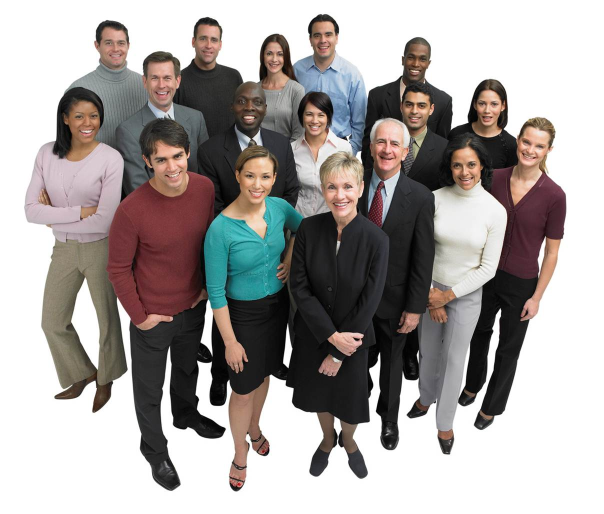
#> input picture people.jpg, 1208 x 1028 px (shown at 1/2 size); its folder holds only this picture in this run
$ python -i img_operation.py   (imports and definitions only)   (older library calls are emulated)
#> lines starting #> are read from the running program, lines starting #| are printed output that depends on the picture; after the words box and inside, x2 and y2 are one past the last pixel; in counts of white or black regions, pixels touching at a corner belong together
### os_operation.py
#coding=utf-8
import os
from threading import Thread
from time import sleep,ctime

# [14 lines left out: function regular_name, not called in this run]
def get_name(path:str='forget.txt')->str:
    a=os.path.basename(path)
    b=os.path.splitext(path)[1]
    return a[:len(a)-len(b)]
# [76 lines left out: functions copy_function, traverse, make_packs, work, multi_work, not called in this run]


### img_operation.py
import cv2
import os
import moviepy
from moviepy.editor import VideoFileClip
import numpy as np
import os_operation as oso
from threading import Thread
from time import sleep,ctime
import random
import matplotlib.pyplot as plt
import math
import sys

#yuv_range:
#red:152-255,v
#blue:145-255,u


# [307 lines left out: functions target_find, pre_process, find_big_rec_plus, find_big_rec, draw_big_rec, pick_up_roi and 4 more, not called in this run]

###################################################################
def gray_guss(image):
    image = cv2.GaussianBlur(image, (3, 3), 0)
    gray_image = cv2.cvtColor(image, cv2.COLOR_RGB2GRAY)
    return gray_image

# [10 lines left out: function get_edgebin2, not called in this run]

def get_edgebin1(ori_img:np.ndarray)->np.ndarray:
    '''by sobel'''
    img_copy=ori_img.copy()
    img_gray=gray_guss(img_copy)
    sobel_x=cv2.Sobel(img_gray,cv2.CV_16S,1,0,ksize=3)
    sobel_y=cv2.Sobel(img_gray,cv2.CV_16S,0,1,ksize=3)
    sobel_x=cv2.convertScaleAbs(sobel_x)
    sobel_y=cv2.convertScaleAbs(sobel_y)
    img_sobel=cv2.addWeighted(sobel_x,0.5,sobel_y,0.5,0)
    img_sobel=cv2.GaussianBlur(img_sobel,(3,3),1)
    ret,img_thresh=cv2.threshold(img_sobel,0,255,cv2.THRESH_OTSU)
    img_thresh=cv2.medianBlur(img_thresh,5)
    ker_rec=cv2.getStructuringElement(cv2.MORPH_RECT,(10,10))
    img_close=cv2.morphologyEx(img_thresh,cv2.MORPH_CLOSE,ker_rec,iterations=1)

    img_edge_bin=cv2.medianBlur(img_close,5)
    return img_edge_bin
################################################################3
# [5 lines left out: function make_edge, not called in this run]

def show_duration(abs_path):
    vd=VideoFileClip(abs_path)
    print(f'{abs_path} duration={vd.duration}')

# [109 lines left out: functions cut_video, draw_cont, make_cont, getframe_info, readframe, readframe_pro, not called in this run]


def find_inorder(points_list:list)->list:
    for i in range(3):
        if points_list[i][0]>points_list[i+1][0]:
            points_list[i],points_list[i+1]=points_list[i+1],points_list[i]
    if points_list[0][1]<points_list[1][1]:
        points_list[0],points_list[1]=points_list[1],points_list[0]
    if points_list[2][1]<points_list[3][1]:
        points_list[2],points_list[3]=points_list[3],points_list[2]
    points_list[1],points_list[2]=points_list[2],points_list[1]
    return points_list


#1000,max3,max2 is best up to now
def make_findcont_transform(abs_path:str,out_path:str,fmt:str='png',thr_area:int=1000):
#> called with abs_path = 'people.jpg', out_path = 'out.png', fmt = 'png', thr_area = 1000
    p_list = []
    dst_point = (1000, 1000)
    img=cv2.imread(abs_path)
#> img is the input picture: shape (1028, 1208, 3); mean B, G, R 160.1, 162.1, 167.2
    img_size_yx=(img.shape[0],img.shape[1])
#> img_size_yx = (1028, 1208)
    img2=img.copy()
    ori_name=oso.get_name(abs_path)
    edge_bin=get_edgebin1(img)
#> in gray_guss, `gray_image = cv2.cvtColor(image, cv2.COLOR_RGB2GRAY)`:
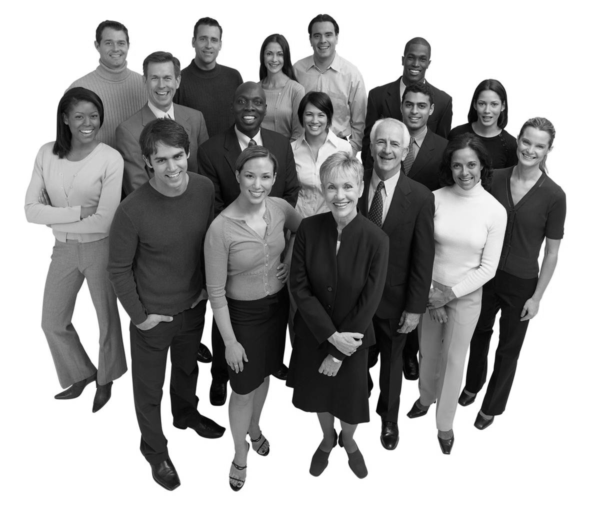
#> gray_image: shape (1028, 1208) (shown at 1/2 size); min 0, max 255, mean 162.1
#> in get_edgebin1, `sobel_y=cv2.Sobel(img_gray,cv2.CV_16S,0,1,ksize=3)`:
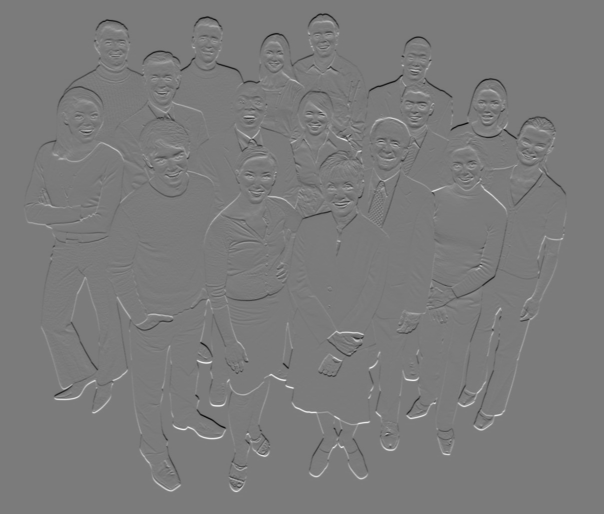
#> sobel_y: shape (1028, 1208) int16 (shown at 1/2 size); min -676, max 722, mean 0; drawn with min black and max white
#> in get_edgebin1, `img_sobel=cv2.addWeighted(sobel_x,0.5,sobel_y,0.5,0)`:
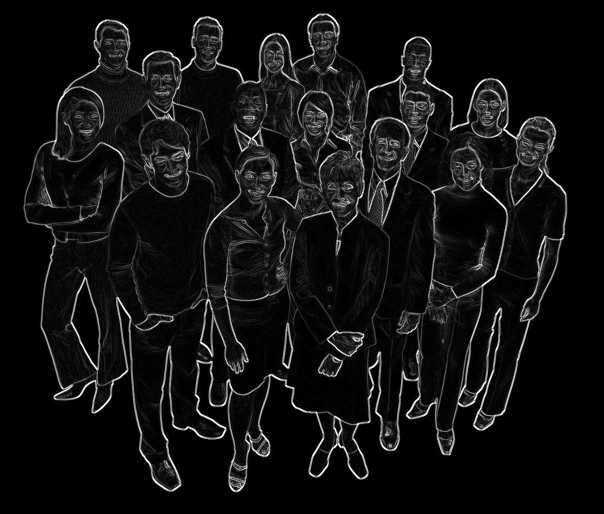
#> img_sobel: shape (1028, 1208) (shown at 1/2 size); min 0, max 255, mean 17.1
#> in get_edgebin1, `ret,img_thresh=cv2.threshold(img_sobel,0,255,cv2.THRESH_OTSU)`:
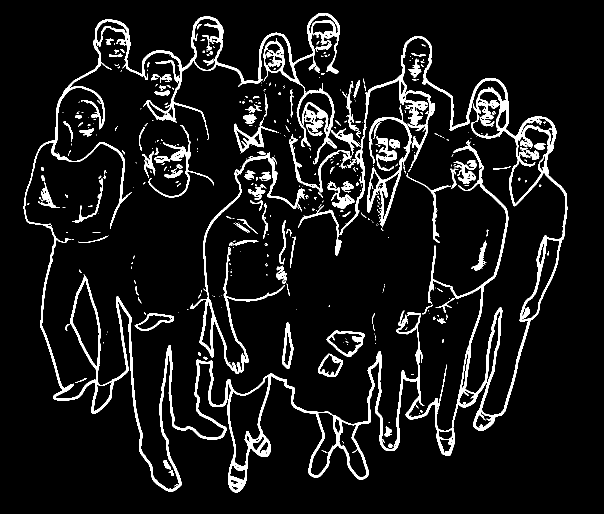
#> img_thresh: shape (1028, 1208) (shown at 1/2 size); 8.3% white; 431 white regions (301 under 20 px), largest, box (x1, y1, x2, y2) and area: (47, 26, 1135, 985) 68801, (380, 304, 610, 748) 5899, (297, 280, 428, 395) 1630
#> in get_edgebin1, `ret,img_thresh=cv2.threshold(img_sobel,0,255,cv2.THRESH_OTSU)`: ret = 62
#> in get_edgebin1, `img_thresh=cv2.medianBlur(img_thresh,5)`: img_thresh: shape (1028, 1208); 7.9% white; 223 white regions (88 under 20 px), largest, box (x1, y1, x2, y2) and area: (81, 72, 1135, 985) 47183, (77, 26, 680, 323) 11158, (399, 548, 567, 748) 3169
#> in get_edgebin1, `img_close=cv2.morphologyEx(img_thresh,cv2.MORPH_CLOSE,ker_rec,iteratio..`: img_close: shape (1028, 1208); 10.5% white; 62 white regions (29 under 20 px), largest, box (x1, y1, x2, y2) and area: (48, 73, 1136, 986) 96249, (78, 27, 681, 324) 20320, (286, 287, 382, 396) 3171
#> in get_edgebin1, `img_edge_bin=cv2.medianBlur(img_close,5)`:
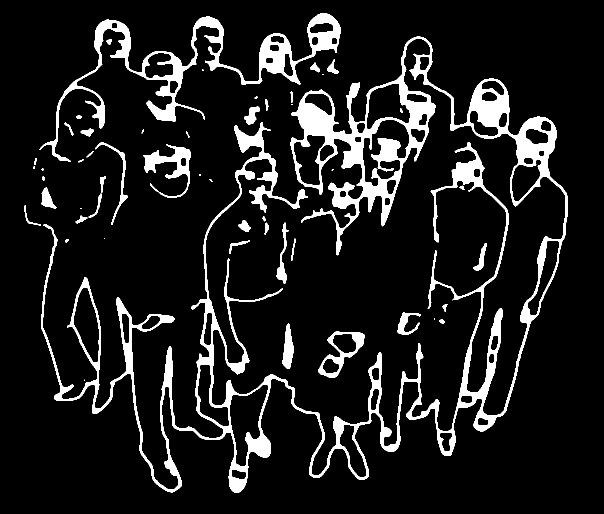
#> img_edge_bin: shape (1028, 1208) (shown at 1/2 size); 10.4% white; 52 white regions (12 under 20 px)
    rec_points=[]
    conts,arrs=cv2.findContours(edge_bin,cv2.RETR_TREE,cv2.CHAIN_APPROX_NONE)
#> conts = 105 contours, 16 with area under 20; largest, box (x1, y1, x2, y2) and area: (82, 73, 1136, 986) 139895, (79, 27, 681, 324) 23522, (459, 768, 537, 933) 6885, (725, 238, 820, 373) 6728, (732, 166, 821, 259) 4958; arrs = 105 rows, first 6: [1, -1, -1, -1], [4, 0, 2, -1], [3, -1, -1, 1], [-1, 2, -1, 1], [5, 1, -1, -1], [6, 4, -1, -1]
    for i in conts:
        area=cv2.contourArea(i)
        if area>thr_area:
            rec_points.append(getrec_info(i)[4])
#> this loop made 105 passes
#> area on passes 3, 6, 8, 9, 10, 11, 12, 13, 15, 16, 17, 18: 754.5, 55, 731.5, 62.5, 450, 178, 25.5, 82.5, 732.5, 87, 301, 30
#> (area, ret in getrec_info, bo in getrec_info, rec_area in getrec_info) on passes 2, 4, 5, 35, 53, 56: (4174, ((675.5, 700.9), (116.5, 61.92), -50.1), [[661, 765], [614, 725], [689, 636], [736, 676]], 7183), (1439, ((689, 686.5), (39, 48), -90), [[713, 706], [665, 706], [665, 667], [713, 667]], 1872), (1188.5, ((577.9, 692.3), (89.82, 19.89), -83.99), [[583, 737], [563, 735], [572, 646], [592, 648]], 1798), (3024.5, ((332.8, 341.9), (105.8, 94.04), -87.71), [[377, 396], [283, 392], [287, 287], [381, 290]], 9931), (139895, ((645.6, 599.6), (1138.3, 782.4), -26.12), [[306, 1201], [-37, 498], [984, -2], [1328, 700]], 889525.5), (2649, ((702.9, 902.6), (37.77, 112.6), -15.59), [[699, 961], [669, 853], [706, 843], [736, 951]], 4296)
#> after the loop, rec_points = 19 items
    if len(rec_points)==0:
        wid=img_size_yx[1]
        hei=img_size_yx[0]
        x1=random.randint(0,wid//3)
        y1=random.randint(0,hei//3)
        x2=random.randint(wid-wid//3,wid-1)
        y2=random.randint(0,hei//3)
        x3=random.randint(0,wid//3)
        y3=random.randint(hei-hei//3,hei-1)
        x4=random.randint(wid-wid//3,wid-1)
        y4=random.randint(hei-hei//3,hei-1)
        p_list =[[x1,y1],[x2,y2],[x3,y3],[x4,y4]]
    elif len(rec_points)==1:

        p_list= [rec_points[0][0],rec_points[0][1],rec_points[0][3],rec_points[0][2]]
        p_list=find_inorder(p_list)
    elif len(rec_points)>1:
        area_list=[]
        for i in rec_points:
            area_list.append(cv2.contourArea(i))
#> this loop made 19 passes
#> i on passes 1 to 12: [[661, 765], [614, 725], [689, 636], [736, 676]], [[713, 706], [665, 706], [665, 667], [713, 667]], [[583, 737], [563, 735], [572, 646], [592, 648]], [[377, 396], [283, 392], [287, 287], [381, 290]], [[306, 1201], [-37, 498], [984, -2], [1328, 700]], [[699, 961], [669, 853], [706, 843], [736, 951]], [[508, 936], [439, 924], [468, 756], [537, 768]], [[418, 868], [365, 743], [416, 721], [469, 847]], [[162, 731], [132, 580], [181, 571], [211, 721]], [[1078, 636], [1047, 626], [1095, 474], [1126, 484]], [[1035, 406], [997, 373], [1059, 302], [1097, 335]], [[639, 372], [576, 365], [588, 263], [651, 270]]
#> after the loop, area_list = [7183, 1872, 1798, 9931, 889525.5, 4296, 11940, 7540, 7659.5, 5192, 4744, 6510, 1457, 12596, 2453.5, 2210.5, 7613.5, 160508, 2920.5]
        compare_list=sorted(area_list,reverse=True)
#> compare_list = [889525.5, 160508, 12596, 11940, 9931, 7659.5, 7613.5, 7540, 7183, 6510, 5192, 4744, 4296, 2920.5, 2453.5, 2210.5, 1872, 1798, 1457]
        max1=area_list.index(compare_list[0])
#> max1 = 4
        max2=area_list.index(compare_list[1])
#> max2 = 17
        max1=rec_points[max1]
#> max1 = [[306, 1201], [-37, 498], [984, -2], [1328, 700]]
        max2=rec_points[max2]
#> max2 = [[91, 338], [16, 101], [633, -93], [708, 143]]

        if len(rec_points)>2:
            max3=area_list.index(compare_list[2])
#> max3 = 13
            max3=rec_points[max3]
#> max3 = [[819, 372], [725, 372], [725, 238], [819, 238]]
            fine=max3
#> fine = [[819, 372], [725, 372], [725, 238], [819, 238]]
            p_list= [fine[0],fine[1],fine[3],fine[2]]
#> p_list = [[819, 372], [725, 372], [819, 238], [725, 238]]
            p_list=find_inorder(p_list)
#> after the loop in find_inorder, `for i in range(3):`: points_list = [[725, 372], [819, 372], [725, 238], [819, 238]]
#> p_list = [[725, 372], [725, 238], [819, 372], [819, 238]]
        else:
            fine=max2
            p_list= [fine[0],fine[1],fine[3],fine[2]]
            p_list=find_inorder(p_list)
    pts1 = np.float32(p_list)
#> pts1 = [[725, 372], [725, 238], [819, 372], [819, 238]]
    pts2 = np.float32([[0, 0], [dst_point[0], 0], [0, dst_point[1]], [dst_point[0], dst_point[1]]])
    dst = cv2.warpPerspective(img2, cv2.getPerspectiveTransform(pts1, pts2), dst_point)
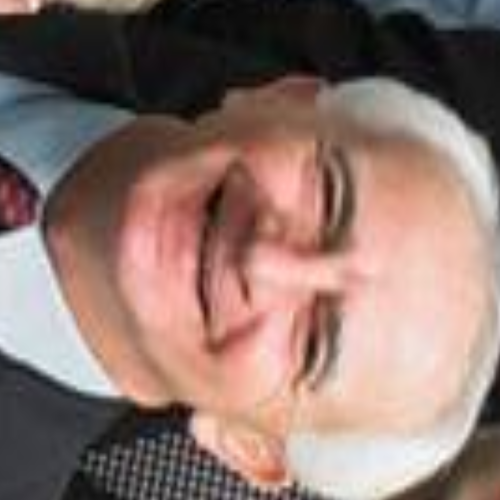
#> dst: shape (1000, 1000, 3) (shown at 1/2 size); mean B, G, R 109.7, 117.2, 141.9
    dst=cv2.flip(dst,0)
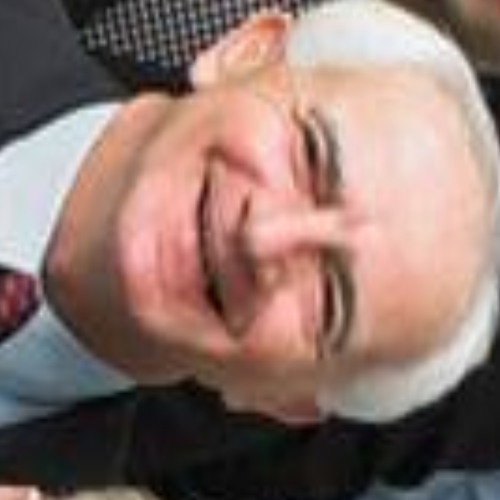
#> dst: shape (1000, 1000, 3) (shown at 1/2 size); mean B, G, R 109.7, 117.2, 141.9
    cv2.imwrite(os.path.join(out_path,ori_name+'trans'+'.'+fmt),dst)

# [70 lines left out: functions make_bin, make_noise, make_rotate, rename_distinguish, make_cut, not called in this run]

##################################################################

def getrec_info(cont:np.ndarray)->tuple:
    '''
    input ori_cont,\n
    return:\n
    center_x,\n
    center_y,\n
    width,\n
    height,\n
    rec_points(its shape is same as one cont),\n
    rec_area
    '''
    ret=cv2.minAreaRect(cont)
    bo=cv2.boxPoints(ret)
    bo=np.int0(bo)
    rec_area=cv2.contourArea(bo)
    rec_area=abs(rec_area)
    return (ret[0][0],ret[0][1],ret[1][0],ret[1][1],bo,rec_area)

# [156 lines left out: functions getimg_info, pertrans, image_binary, gray_stretch, filter_area, filter_nohavechild and 6 more, not called in this run]


def set_grades(conts_list:list)->dict:
    grades_dict={i:0 for i in range(len(conts_list))}
    return grades_dict


# [601 lines left out: functions color_test, parent_test, child_test, goodshape_test, search_inner, search_outer and 12 more, not called in this run]


class PIDtrace:
    '''
    input must be np.ndarray
    input  current_vector(matrix is also ok) and dim_target\n
    output vector ,direction and size is calculated by pid
    '''
    # [39 lines left out: functions __init__, update, draw_pid_vector, check_and_change_shape, not called in this run]


>>> result = make_findcont_transform('people.jpg', 'out.png')
